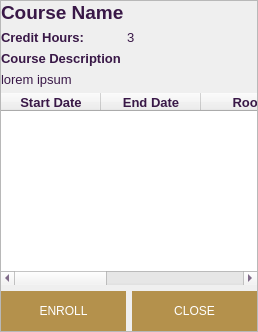
                  <widget class="QWidget" name="s_courseenroll_page">
                   <layout class="QGridLayout" name="gridLayout_8">
                    <property name="leftMargin">
                     <number>0</number>
                    </property>
                    <property name="topMargin">
                     <number>0</number>
                    </property>
                    <property name="rightMargin">
                     <number>0</number>
                    </property>
                    <property name="bottomMargin">
                     <number>0</number>
                    </property>
                    <property name="spacing">
                     <number>0</number>
                    </property>
                    <item row="0" column="0">
                     <widget class="QFrame" name="frame_5">
                      <property name="frameShape">
                       <enum>QFrame::StyledPanel</enum>
                      </property>
                      <property name="frameShadow">
                       <enum>QFrame::Raised</enum>
                      </property>
                      <layout class="QVBoxLayout" name="verticalLayout_9">
                       <property name="leftMargin">
                        <number>0</number>
                       </property>
                       <property name="topMargin">
                        <number>0</number>
                       </property>
                       <property name="rightMargin">
                        <number>0</number>
                       </property>
                       <property name="bottomMargin">
                        <number>0</number>
                       </property>
                       <item>
                        <widget class="QLabel" name="s_courseenroll_coursename_field">
                         <property name="font">
                          <font>
                           <pointsize>14</pointsize>
                           <weight>75</weight>
                           <bold>true</bold>
                          </font>
                         </property>
                         <property name="styleSheet">
                          <string notr="true">color: rgb(57, 24, 71);</string>
                         </property>
                         <property name="text">
                          <string>Course Name</string>
                         </property>
                        </widget>
                       </item>
                       <item>
                        <layout class="QHBoxLayout" name="horizontalLayout_5">
                         <item>
                          <widget class="QLabel" name="label_2">
                           <property name="maximumSize">
                            <size>
                             <width>120</width>
                             <height>16777215</height>
                            </size>
                           </property>
                           <property name="font">
                            <font>
                             <pointsize>10</pointsize>
                             <weight>75</weight>
                             <bold>true</bold>
                            </font>
                           </property>
                           <property name="styleSheet">
                            <string notr="true">color: rgb(57, 24, 71);</string>
                           </property>
                           <property name="text">
                            <string>Credit Hours: </string>
                           </property>
                          </widget>
                         </item>
                         <item>
                          <widget class="QLabel" name="s_courseenroll_credits_field">
                           <property name="font">
                            <font>
                             <pointsize>10</pointsize>
                            </font>
                           </property>
                           <property name="styleSheet">
                            <string notr="true">color: rgb(57, 24, 71);</string>
                           </property>
                           <property name="text">
                            <string>3</string>
                           </property>
                          </widget>
                         </item>
                        </layout>
                       </item>
                       <item>
                        <widget class="QLabel" name="label_14">
                         <property name="font">
                          <font>
                           <pointsize>10</pointsize>
                           <weight>75</weight>
                           <bold>true</bold>
                          </font>
                         </property>
                         <property name="styleSheet">
                          <string notr="true">color: rgb(57, 24, 71);</string>
                         </property>
                         <property name="text">
                          <string>Course Description</string>
                         </property>
                        </widget>
                       </item>
                       <item>
                        <widget class="QLabel" name="s_courseenroll_coursedesc_field">
                         <property name="sizePolicy">
                          <sizepolicy hsizetype="Expanding" vsizetype="Preferred">
                           <horstretch>0</horstretch>
                           <verstretch>0</verstretch>
                          </sizepolicy>
                         </property>
                         <property name="font">
                          <font>
                           <pointsize>10</pointsize>
                          </font>
                         </property>
                         <property name="styleSheet">
                          <string notr="true">color: rgb(57, 24, 71);</string>
                         </property>
                         <property name="text">
                          <string>lorem ipsum</string>
                         </property>
                         <property name="wordWrap">
                          <bool>true</bool>
                         </property>
                        </widget>
                       </item>
                       <item>
                        <widget class="QTableWidget" name="s_courseenroll_classes_table">
                         <property name="font">
                          <font>
                           <family>MS Shell Dlg 2</family>
                           <pointsize>10</pointsize>
                          </font>
                         </property>
                         <property name="styleSheet">
                          <string notr="true">color: rgb(57, 24, 71);</string>
                         </property>
                         <property name="frameShape">
                          <enum>QFrame::NoFrame</enum>
                         </property>
                         <property name="editTriggers">
                          <set>QAbstractItemView::NoEditTriggers</set>
                         </property>
                         <property name="selectionBehavior">
                          <enum>QAbstractItemView::SelectRows</enum>
                         </property>
                         <property name="showGrid">
                          <bool>false</bool>
                         </property>
                         <property name="rowCount">
                          <number>2</number>
                         </property>
                         <attribute name="verticalHeaderVisible">
                          <bool>false</bool>
                         </attribute>
                         <row/>
                         <row/>
                         <column>
                          <property name="text">
                           <string>Start Date</string>
                          </property>
                          <property name="font">
                           <font>
                            <weight>75</weight>
                            <bold>true</bold>
                           </font>
                          </property>
                         </column>
                         <column>
                          <property name="text">
                           <string>End Date</string>
                          </property>
                          <property name="font">
                           <font>
                            <weight>75</weight>
                            <bold>true</bold>
                           </font>
                          </property>
                         </column>
                         <column>
                          <property name="text">
                           <string>Room</string>
                          </property>
                          <property name="font">
                           <font>
                            <weight>75</weight>
                            <bold>true</bold>
                           </font>
                          </property>
                         </column>
                         <column>
                          <property name="text">
                           <string>Instructor</string>
                          </property>
                          <property name="font">
                           <font>
                            <weight>75</weight>
                            <bold>true</bold>
                           </font>
                          </property>
                         </column>
                         <column>
                          <property name="text">
                           <string>Course Number</string>
                          </property>
                          <property name="font">
                           <font>
                            <weight>75</weight>
                            <bold>true</bold>
                           </font>
                          </property>
                         </column>
                        </widget>
                       </item>
                       <item>
                        <layout class="QHBoxLayout" name="horizontalLayout_4">
                         <item>
                          <widget class="QPushButton" name="s_courseenroll_enroll_btn">
                           <property name="sizePolicy">
                            <sizepolicy hsizetype="Minimum" vsizetype="Minimum">
                             <horstretch>0</horstretch>
                             <verstretch>0</verstretch>
                            </sizepolicy>
                           </property>
                           <property name="minimumSize">
                            <size>
                             <width>0</width>
                             <height>40</height>
                            </size>
                           </property>
                           <property name="maximumSize">
                            <size>
                             <width>16777215</width>
                             <height>40</height>
                            </size>
                           </property>
                           <property name="styleSheet">
                            <string notr="true">background-color: rgb(180, 145, 76);
font: 12pt &quot;Montserrat SemiBold&quot;;
color: white;
border-style: outset;
border-width: 0px;</string>
                           </property>
                           <property name="text">
                            <string>ENROLL</string>
                           </property>
                          </widget>
                         </item>
                         <item>
                          <widget class="QPushButton" name="s_courseenroll_close_btn">
                           <property name="sizePolicy">
                            <sizepolicy hsizetype="Minimum" vsizetype="Minimum">
                             <horstretch>0</horstretch>
                             <verstretch>0</verstretch>
                            </sizepolicy>
                           </property>
                           <property name="minimumSize">
                            <size>
                             <width>0</width>
                             <height>40</height>
                            </size>
                           </property>
                           <property name="maximumSize">
                            <size>
                             <width>16777215</width>
                             <height>40</height>
                            </size>
                           </property>
                           <property name="styleSheet">
                            <string notr="true">background-color: rgb(180, 145, 76);
font: 12pt &quot;Montserrat SemiBold&quot;;
color: white;
border-style: outset;
border-width: 0px;</string>
                           </property>
                           <property name="text">
                            <string>CLOSE</string>
                           </property>
                          </widget>
                         </item>
                        </layout>
                       </item>
                      </layout>
                     </widget>
                    </item>
                   </layout>
                  </widget>
